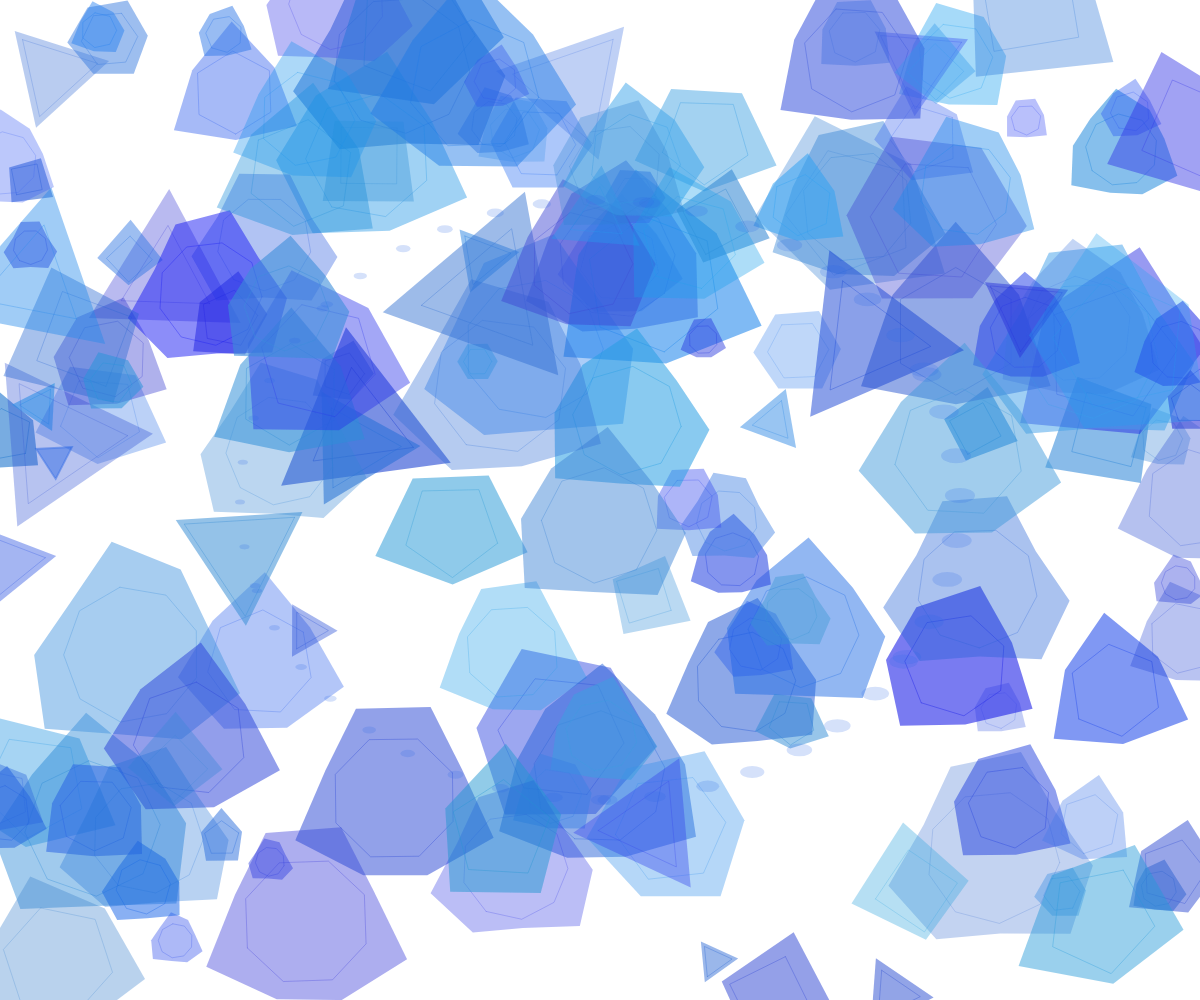
Frame 1 (no input)
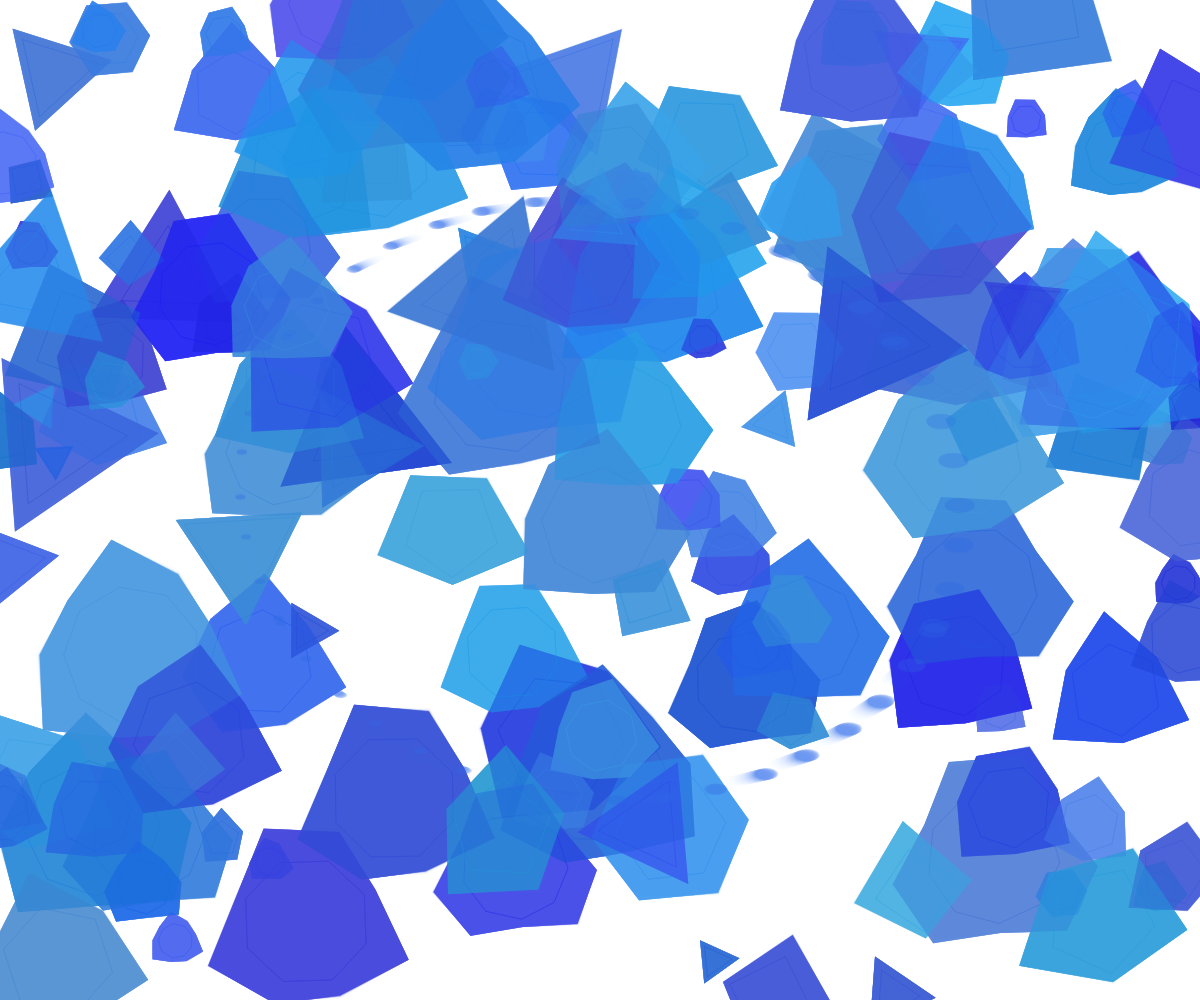
Frame 60 (no input)
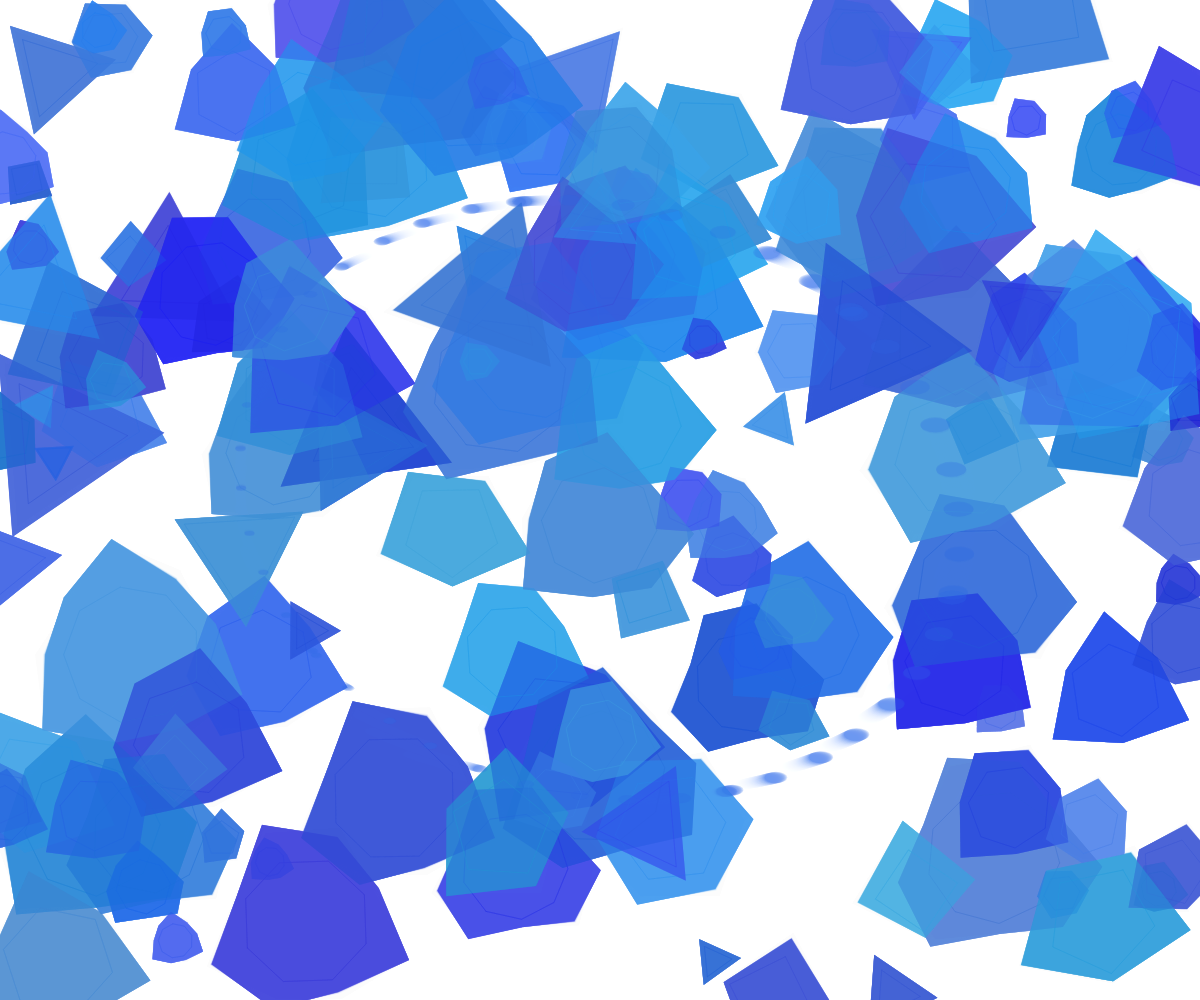
Frame 120 (the mouse pressed at the canvas centre since frame 60)

The p5.js sketch that drew these frames (run headless with seeded random() and noise() and a simulated clock; from frame 60 on, the mouse is pressed at the canvas centre):

// p5.js sketch
// ── sketch.js
let mechanisms = [];
let time = 0;

function setup() {
  createCanvas(windowWidth, windowHeight);
  colorMode(HSB, 360, 100, 100, 1);
  noStroke();
  
  // Create celestial clock mechanisms with intricate geometries
  for (let i = 0; i < 150; i++) {
    mechanisms.push({
      centerX: random(width),
      centerY: random(height),
      radius: random(20, 100),
      rotationSpeed: random(-0.005, 0.005),
      segmentCount: floor(random(3, 10)),
      layerOffset: random(TWO_PI),
      hue: random(200, 240), // Blue to blue-purple
      saturation: random(70, 90),
      brightness: random(80, 95),
      alpha: random(0.3, 0.6),
      phaseShift: random(TWO_PI)
    });
  }
}

function draw() {
  background(0, 0, 98, 0.1); // Light cream background for vellum effect
  
  time += 0.01;

  // Draw mechanical structures
  for (let i = 0; i < mechanisms.length; i++) {
    let m = mechanisms[i];
    
    push();
    translate(m.centerX, m.centerY);
    
    // Create shifting, asymmetrical patterns
    let rotation = time * m.rotationSpeed + m.layerOffset;
    
    fill(m.hue % 360, m.saturation, m.brightness, m.alpha);
    
    // Draw complex mechanical gears and linkages
    beginShape();
    for (let j = 0; j < m.segmentCount; j++) {
      let angle = map(j, 0, m.segmentCount, 0, TWO_PI) + rotation;
      let radius = m.radius * (1 + sin(time * 0.5 + angle * 3) * 0.2);
      
      let x = cos(angle) * radius;
      let y = sin(angle) * radius;
      
      vertex(x, y);
    }
    endShape(CLOSE);
    
    // Add intricate connecting lines
    stroke(m.hue % 360, m.saturation, m.brightness, m.alpha * 0.7);
    noFill();
    beginShape();
    for (let j = 0; j < m.segmentCount; j++) {
      let angle1 = map(j, 0, m.segmentCount, 0, TWO_PI) + rotation;
      let angle2 = map((j + 1) % m.segmentCount, 0, m.segmentCount, 0, TWO_PI) + rotation;
      
      let x1 = cos(angle1) * (m.radius * 0.7);
      let y1 = sin(angle1) * (m.radius * 0.7);
      let x2 = cos(angle2) * (m.radius * 0.7);
      let y2 = sin(angle2) * (m.radius * 0.7);
      
      vertex(x1, y1);
      vertex(x2, y2);
    }
    endShape();
    
    pop();
  }
  
  // Add subtle shifting abstract shapes
  for (let i = 0; i < 50; i++) {
    let x = (sin(time * 0.3 + i) * width * 0.3) + width * 0.5;
    let y = (cos(time * 0.2 + i) * height * 0.3) + height * 0.5;
    let size = sin(time * 0.1 + i) * 10 + 20;
    
    fill(220, 80, 90, 0.2);
    ellipse(x, y, size, size * 0.5);
  }
}

function windowResized() {
  resizeCanvas(windowWidth, windowHeight);
}
